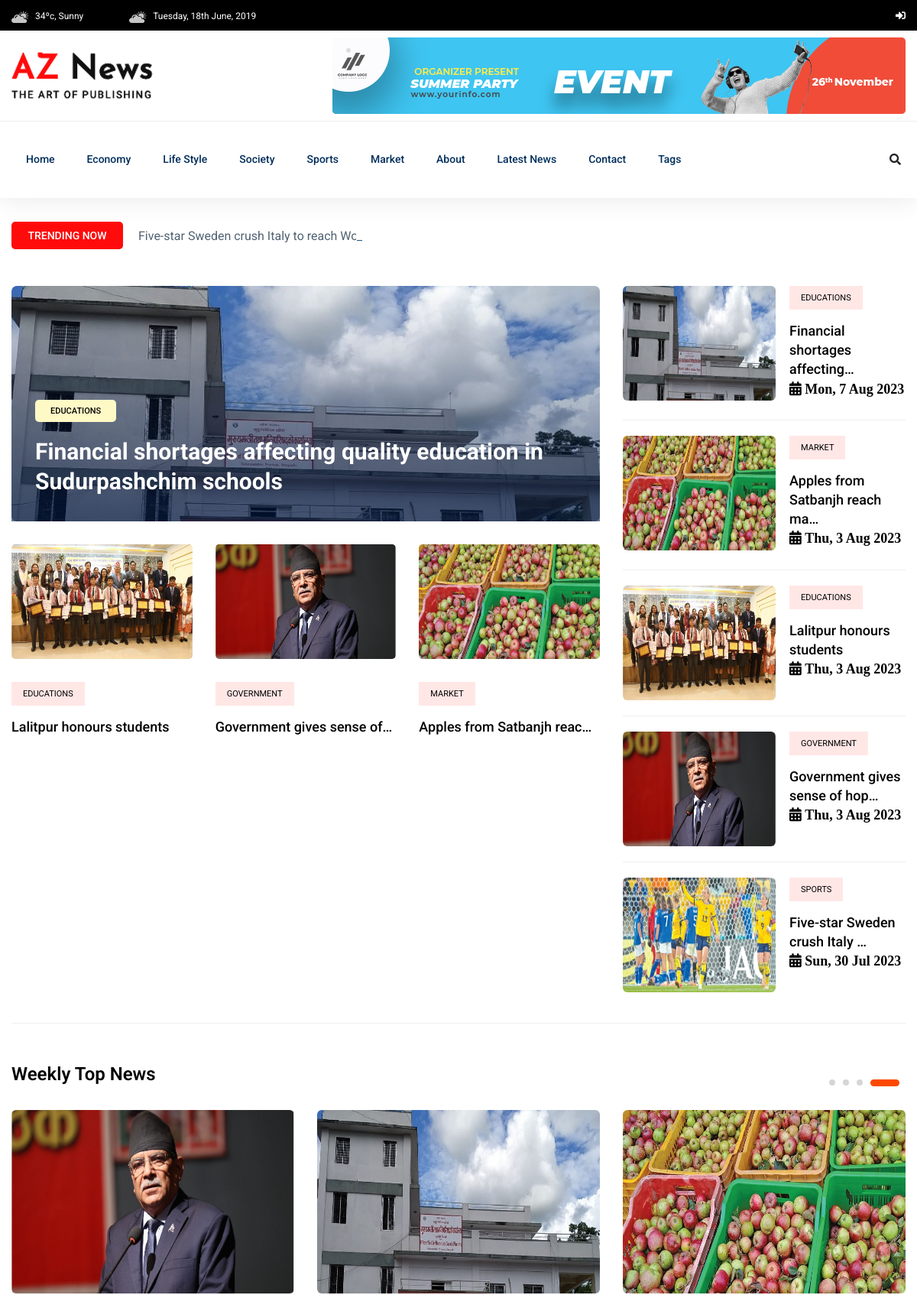
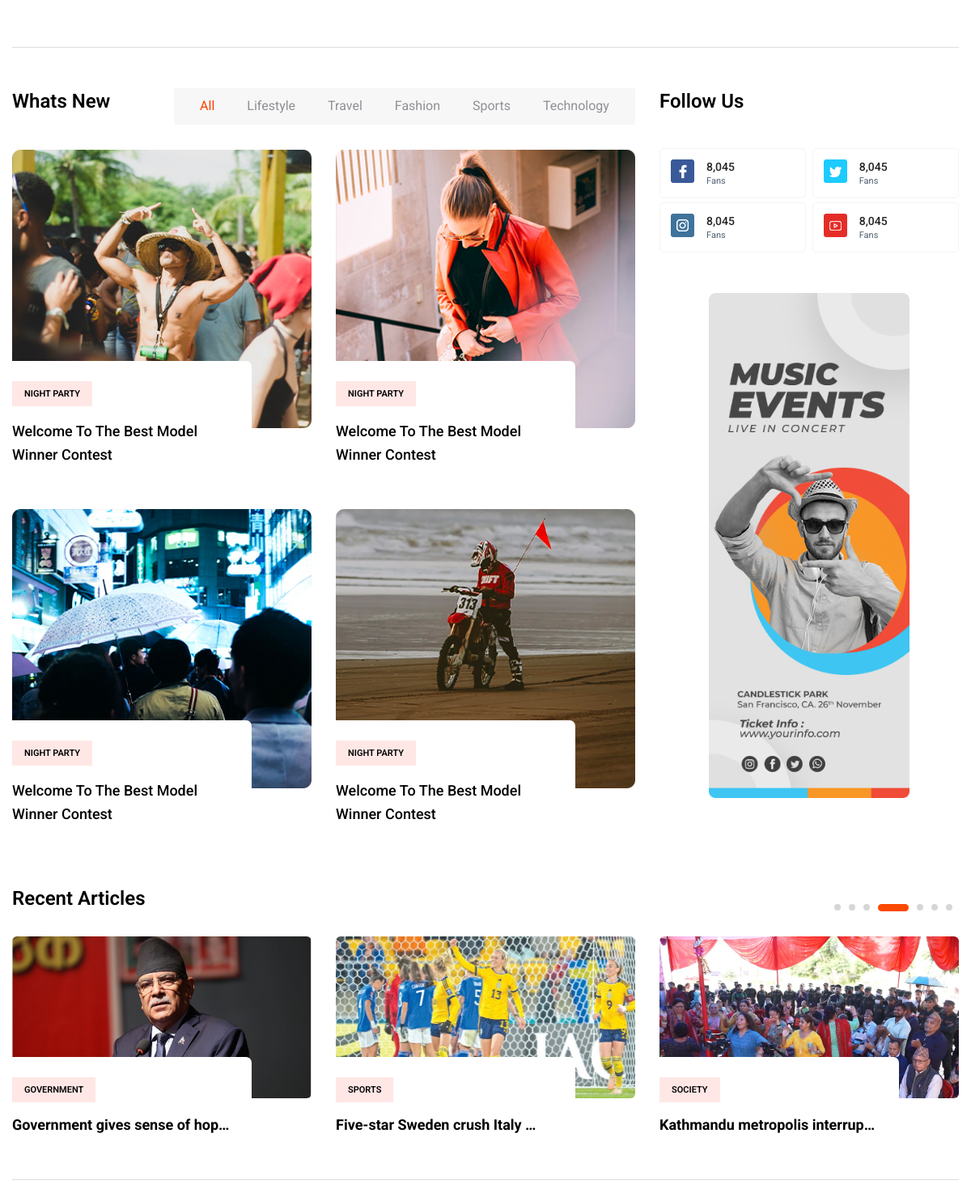
The page / (upper part) on the database its author committed (2 pictures, top to bottom).
### news_app/models.py (models this page shows, shortened)
class Category(models.Model):
     name = models.CharField(max_length=100)

class Post(models.Model):
     STATUS_CHOICES = [
          ("active", "Active"),
          ("in_active", "Inactive"),
     ]
     title = models.CharField(max_length=255)
     content = models.TextField()
     feature_image = models.ImageField(upload_to="post_images/%Y/%m/%d", blank=False)
     author = models.ForeignKey("auth.User", on_delete=models.CASCADE)
     status = models.CharField(max_length=20, choices=STATUS_CHOICES, default="active")
     views_count = models.PositiveBigIntegerField(default=0)
     published_at = models.DateField(null=True, blank=True)
     category = models.ForeignKey(Category, on_delete=models.CASCADE)
     tag = models.ManyToManyField(Tag)
     def __str__(self):
          return self.title

### news_app/views.py (the view)
# urls.py: path("", views.HomeView.as_view(), name="home"),
class HomeView(ListView):
    model = Post
    template_name = "aznews/home.html"
    context_object_name = "posts"
    queryset = Post.objects.filter(
        published_at__isnull=False, status="active"
    ).order_by("-published_at")[:5]
    def get_context_data(self, **kwargs):
        context = super().get_context_data(**kwargs)
        context["featured_post"] = (
            Post.objects.filter(published_at__isnull=False, status="active")
            .order_by("-published_at", "views_count")
            .first()
        )
        context["featured_posts"] = Post.objects.filter(
            published_at__isnull=False, status="active"
        ).order_by("-published_at", "views_count")[1:4]
        one_week_ago = timezone.now() - timedelta(days=7)
        context["weekly_top_posts"] = Post.objects.filter(
            published_at__isnull=False, status="active", published_at__gte=one_week_ago
        ).order_by("-published_at", "-views_count")[:7]
        context["recent_posts"] = Post.objects.filter(
            published_at__isnull=False, status="active"
        ).order_by("-published_at")[:7]
        return context

### news_app/navbar.py (called while the page is built)
def navigation(request):
     categories = Category.objects.all()[:5]
     tags = Tag.objects.all()[:10]
     trending_posts = Post.objects.filter(published_at__isnull = False, status = "active").order_by("-views_count")[:3]
     return{
          "categories":categories,
          "tags":tags,
          "trending_posts":trending_posts,
     }

### templates/aznews/home.html
{% extends "aznews/base.html" %}
{% load static %}
{% block content %}
<main>
    {% include "aznews/home/trending/trending.html" %}
    {% include "aznews/home/weekly.html" %}
    {% include "aznews/home/whats_news.html" %}
    {% include "aznews/home/recent.html" %}
</main>
{% endblock content %}

### templates/aznews/header.html (shortened to what this page needs)
{% load static %}
<header>
    <div class="header-area">
        <div class="main-header ">
            <div class="header-top black-bg d-none d-md-block">
                <div class="container">
                    <div class="col-xl-12">
                        <div class="row d-flex justify-content-between align-items-center">
                            <div class="header-info-left">
                                <ul>
                                    <li><img src="{% static 'aznews/assets/img/icon/header_icon1.png' %}" alt="">34ºc,
                                        Sunny </li>
                                    <li><img src="{% static 'aznews/assets/img/icon/header_icon1.png' %}"
                                            alt="">Tuesday, 18th June, 2019</li>
                                </ul>
                            </div>
                            <div class="header-info-right">
                                <ul class="header-social">
                                    {% if user.is_authenticated %}
                                    <li><a href="https://twitter.com/aznews_tv"><i class="fab fa-twitter"></i></a></li>
                                    <li><a href="https://www.instagram.com/aznews.ant/"><i class="fab fa-instagram"></i></a></li>
                                    <li> <a href="#"><i class="fab fa-pinterest-p"></i></a></li>
                                    <li><a href="{%url 'news_admin:post-create' %}"><i class="fas fa-plus"></i></a></li>
                                    <li><a href="{%url 'news_admin:draft-list' %}"><i class="fas fa-paste"></i></a></li>
                                    <li><a href="{%url 'logout' %}"><i class="fas fa-sign-out-alt"></i></a></li>
                                    {% else %}
                                    <li><a href="{%url 'login' %}"><i class="fas fa-sign-in-alt"></i></a></li>
                                    {% endif %}
                                </ul>
                            </div>
                        </div>
                    </div>
                </div>
            </div>
            <div class="header-mid d-none d-md-block">
                <div class="container">
                    <div class="row d-flex align-items-center">
                        <div class="col-xl-3 col-lg-3 col-md-3">
                            <div class="logo">
                                <a href="/"><img src="{% static 'aznews/assets/img/logo/logo.png' %}" alt=""></a>
                            </div>
                        </div>
                        <div class="col-xl-9 col-lg-9 col-md-9">
                            <div class="header-banner f-right ">
                                <img src="{% static 'aznews/assets/img/hero/header_card.jpg' %}" alt="">
                            </div>
                        </div>
                    </div>
                </div>
            </div>
            <div class="header-bottom header-sticky">
                <div class="container">
                    <div class="row align-items-center">
                        <div class="col-xl-10 col-lg-10 col-md-12 header-flex">
                            <div class="main-menu d-none d-md-block">
                                <nav>
                                    <ul id="navigation">
                                        <li><a href="/">Home</a></li>
                                        {% for category in categories %}
                                        <li><a
                                                href="{% url 'post-by-category' category.id %}">{{category.name|title}}</a>
                                        </li>
                                        {% endfor %}
                                        <li><a href="{% url 'about' %}">About</a></li>
                                        <li><a href="{% url 'post-list' %}">Latest News</a></li>
                                        <li><a href="{% url 'contact' %}">Contact</a></li>
                                        <li><a href="#">Tags</a>
                                        </li>
                                    </ul>
                                </nav>
                            </div>
                        </div>
                        <div class="col-xl-2 col-lg-2 col-md-4">
                            <div class="header-right-btn f-right d-none d-lg-block">
                                <i class="fas fa-search special-tag"></i>
                            </div>
                        </div>
                        <div class="col-12">
                        </div>
                    </div>
                </div>
            </div>
        </div>
    </div>
</header>

### templates/aznews/home/trending/trending_title.html
{% load static %}
<div class="row">
     <div class="col-lg-12">
       <div class="trending-tittle">
         <strong>Trending now</strong>
         <div class="trending-animated">
           <ul id="js-news" class="js-hidden">
             {% for trending_post in trending_posts %}
               <li class="news-item">{{ trending_post.title }}</li>
             {% endfor %}
           </ul>
         </div>
       </div>
     </div>
   </div>

### templates/aznews/home/trending/trending_left.html
{% load static %}
<div class="col-lg-8">
     <div class="trending-top mb-30">
         <div class="trend-top-img">
             <img src="{{ featured_post.feature_image.url }}" alt="{{ featured_post.title}}">
             <div class="trend-top-cap">
                 <span>{{featured_post.category.name}}</span>
                 <h2><a href="{% url 'post-detail' featured_post.pk %}">{{ featured_post.title}}</a></h2>
             </div>
         </div>
     </div>
     <div class="trending-bottom">
         <div class="row">
            {% for featured_post in featured_posts %}
             <div class="col-lg-4">
             <div class="single-bottom mb-35">
                 <div class="trend-bottom-img mb-30">
                    <a href="{% url 'post-detail' featured_post.pk %}">
                     <img src="{{ featured_post.feature_image.url}}" alt="{{featured_post.title}}" width="170px" height="150px"></a>
                 </div>
                 <div class="trend-bottom-cap">
                     <span class="color1">{{featured_post.category.name}}</span>
                     <h4><a href="{% url 'post-detail' featured_post.pk %}">{{ featured_post.title| truncatechars:26}}</a></h4>
                 </div>
             </div>
             </div>
             {% endfor %}
         </div>
     </div>
</div>

### templates/aznews/home/trending/trending_right.html
{% load static %}
<div class="col-lg-4">
    {% for post in posts %}
    <div class="trand-right-single d-flex">
        <div class="trand-right-img">
            <a href="{% url 'post-detail' post.pk %}"><img src="{{ post.feature_image.url }}" alt="{{ post.title}}" width="200px" height="150px"/></a>
        </div>
        <div class="trand-right-cap">
            <span class="color1">{{post.category.name}}</span>
            <h4>
                <a href="{% url 'post-detail' post.pk %}">{{post.title| truncatechars:30}}<br><i class="fa fa-calendar-alt" >{{post.published_at|date:" D, j M Y"}}</i></a>
            </h4>
        </div>
    </div>
    {% endfor %}
</div>

### templates/aznews/home/weekly.html (shortened to what this page needs)
{% load static %}
<div class="weekly-news-area pt-50">
    <div class="container">
        <div class="weekly-wrapper">
            <div class="row">
                <div class="col-lg-12">
                    <div class="section-tittle mb-30">
                        <h3>Weekly Top News</h3>
                    </div>
                </div>
            </div>
            <div class="row">
                <div class="col-12">
                    <div class="weekly-news-active dot-style d-flex dot-style">
                        {% for weekly_top_post in weekly_top_posts %}
                        <div class="weekly-single">
                            <div class="weekly-img">
                                <img src="{{ weekly_top_post.feature_image.url }}" alt="{{weekly_top_post.title}}"
                                    height="240px">
                            </div>
                        </div>
                        {% endfor %}
                    </div>
                </div>
            </div>
        </div>
    </div>
</div>

### templates/aznews/home/recent.html
{% load static %}
<div class="recent-articles">
     <div class="container">
        <div class="recent-wrapper">
             <div class="row">
                 <div class="col-lg-12">
                     <div class="section-tittle mb-30">
                         <h3>Recent Articles</h3>
                     </div>
                 </div>
             </div>
             <div class="row">
                 <div class="col-12">
                     <div class="recent-active dot-style d-flex dot-style">
                        {% for recent_post in recent_posts %}
                         <div class="single-recent mb-100">
                             <div class="what-img">
                                 <img src="{{recent_post.feature_image.url}}" alt="{{ recent_post.title}}" height="200px" width="200px">
                             </div>
                             <div class="what-cap">
                                 <span class="color1">{{recent_post.category.name}}</span>
                                 <h4><a href="{% url 'post-detail' recent_post.pk %}">{{recent_post.title|truncatechars:30}}</a></h4>
                             </div>
                         </div>
                         {% endfor %}
                     </div>
                 </div>
             </div>
        </div>
     </div>
 </div>

### rows shown on the page
Category: name "Economy"
Category: name "Life Style"
Category: name "Society"
Category: name "Sports"
Category: name "Market"
Post: title "Five-star Sweden crush Italy to reach World Cup last 16", feature_image (picture), category.name "SPORTS", title "Five-star Sweden crush Italy …", published_at "Sun, 30 Jul 2023"
Post: feature_image (picture), category.name "EDUCATIONS", title "Financial shortages affecting quality education in Sudurpashchim schools", title "Financial shortages affecting…", published_at "Mon, 7 Aug 2023"
Post: feature_image (picture), category.name "EDUCATIONS", title "Lalitpur honours students", published_at "Thu, 3 Aug 2023"
Post: feature_image (picture), category.name "GOVERNMENT", title "Government gives sense of…", title "Government gives sense of hop…", published_at "Thu, 3 Aug 2023"
Post: feature_image (picture), category.name "MARKET", title "Apples from Satbanjh reac…", title "Apples from Satbanjh reach ma…", published_at "Thu, 3 Aug 2023"
Post: feature_image (picture), category.name "SOCIETY", title "Kathmandu metropolis interrup…"
